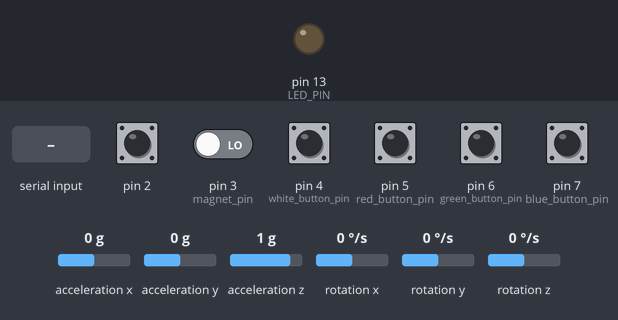
Simulated run of this sketch. Board: Arduino Pro Mini, built with avr-gcc and run on an emulated ATmega328P. Shown: output pins drawn as LEDs (lit = HIGH). Dashed ring = blinking. The inputs (shaded band) are chosen by the test bench; at power-on: pin 2 HIGH, pin 3 (magnet_pin), pin 4 (white_button_pin), pin 5 (red_button_pin), pin 6 (green_button_pin), pin 7 (blue_button_pin) LOW, rotation z 0 °/s, acceleration x 0 g, acceleration y 0 g, acceleration z 1 g, rotation x 0 °/s, rotation y 0 °/s. The sensor or clock chip raises its interrupt line as the real part does; what the sketch prints to the serial monitor is not drawn.

Above: at 0.1 s.
At 2.26 s:
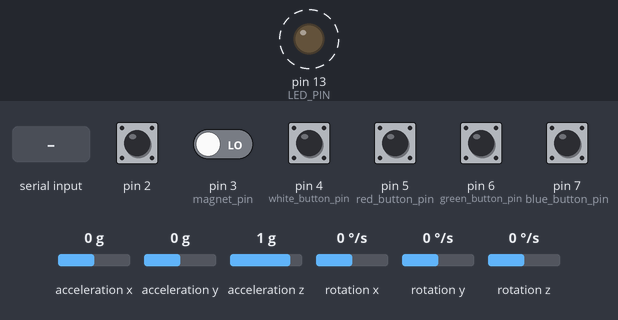
2.8 s: pin 4 (white_button_pin) pulled HIGH for 0.15 s
5.8 s: pin 5 (red_button_pin) pulled HIGH for 0.15 s
8.8 s: pin 6 (green_button_pin) pulled HIGH for 0.15 s
11.8 s: pin 7 (blue_button_pin) pulled HIGH for 0.15 s
14.8 s: byte 1 (0x01) received over Serial
17.8 s: rotation z set to -192 °/s
Timing chart, 0 to 21.8 s (numbered marks = the images above; inputs shaded):
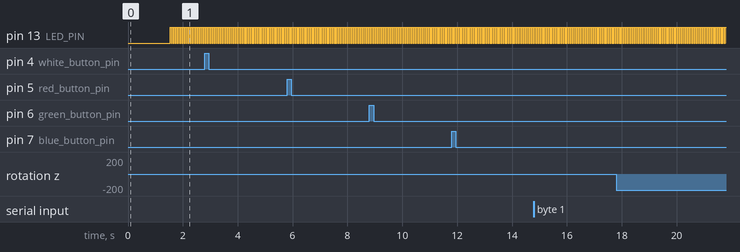

Measured:
- by itself, pin 13 (LED_PIN): alternates HIGH for 0.03 s and LOW for 0.03 s

The sketch:

spinitCombinedUpdatedGyro.ino
```cpp
// Wiring http://301o583r8shhildde3s0vcnh.wpengine.netdna-cdn.com/wp-content/uploads/2014/11/conn.png

#include "I2Cdev.h"
#include "MPU6050_6Axis_MotionApps20.h"
// in "MPU6050_6Axis_MotionApps20.h"
// I'm now using the default value on line 305 to:  0x02,   0x16,   0x02,   0x00, 0x01                // D_0_22 inv_set_fifo_rate
// Correcting the PID code fixed my issues with the fifo buffer being too fast
#include "Wire.h"

MPU6050 mpu;

// These are my MPU6050 Offset numbers: for mpu.setXGyroOffset()
// supply your own gyro offsets here, scaled for min sensitivity use MPU6050_calibration.ino <<< download to calibrate your MPU6050 put the values the probram returns below
//                       XA      YA      ZA      XG      YG      ZG
int MPUOffsets[6] = {  -4232,  -706,   1729,    173,    -94,     37}; //MPU6050 on balanceing bot
//int MPUOffsets[6] = {-24640, 20392, 1784, -62.0, 19.0, 19.0};  //MPU9055 with pro mini

#include <SoftwareSerial.h>
//#include <AltSoftSerial.h>

#define LED_PIN 13


// ================================================================
// ===                      GENERAL PURPOSE                     ===
// ================================================================

unsigned long calib_init_time;
//lets the sensor 30 seconds to get stabilized
const unsigned long calib_setup_time = 30000;
float yaw_init_val = 0, yaw_curr_val = 0, yaw_calib_val = 0;
enum State {INITIAL_CALIB_WAIT, CALIBRATION, DATA, WAIT_FOR_DATA};

const int white_button_pin = 4;
const int red_button_pin = 5;
const int green_button_pin = 6;
const int blue_button_pin = 7;

int white_button_state = 0;
int red_button_state = 0;
int green_button_state = 0;
int blue_button_state = 0;

int white_saved_state = 0;
int red_saved_state = 0;
int green_saved_state = 0;
int blue_saved_state = 0;

// ================================================================
// ===                  HALL EFFECT CONSTANTS                   ===
// ================================================================

const int magnet_pin = 3;

const unsigned long milli_seconds_in_second = 1000;
const unsigned long milli_seconds_in_minute = 60000;
const unsigned long milli_seconds_in_hour = 3600000;
const unsigned long speed_zero_threshold = 3000;

volatile unsigned long current_time = millis();
volatile unsigned long revolution_time = 0;
volatile unsigned long last_revolution_start_time = millis();
volatile unsigned long last_checked_time = millis();

volatile float kph = 0.00;
const float bicycle_wheel_circumference = 2.1206; // Circumference of bicycle wheel expressed in meters


// ================================================================
// ===                    UNITY CONNECTION                      ===
// ================================================================

byte unity_input;
State unity_state = INITIAL_CALIB_WAIT;

const int delay_time = 25;

void sendUnityIntAsBytes(int x) {
  byte high, low;
  low = x & 255;
  high = (x >> 8) & 255;
  Serial.write(high);
  Serial.write(low);
}


// ================================================================
// ===                      APP CONNECTION                      ===
// ================================================================

State app_state = WAIT_FOR_DATA;
String app_input = "";
SoftwareSerial BT(10, 11); // RX,
//AltSoftSerial BT;//RX=8 TX=9
volatile double distance_traveled = 0.0;


// ================================================================
// ===               COMPUTE SPEED INTERRUPT ROUTINE            ===
// ================================================================

 void finishedCycle()//This function is called whenever a magnet/interrupt is detected by the arduino
 {
    current_time = millis();
    revolution_time = current_time - last_revolution_start_time;

    // Compute current speed in kilometers per hour based on time it took to complete last wheel revolution
    if(revolution_time > 0){
      kph = ( milli_seconds_in_hour/revolution_time)*(bicycle_wheel_circumference/1000);
    }
    last_revolution_start_time = current_time;
    last_checked_time = current_time;

    distance_traveled += bicycle_wheel_circumference;
 }


// ================================================================
// ===          MPU6050 INTERRUPT DETECTION ROUTINE             ===
// ================================================================
volatile bool mpuInterrupt = false;     // indicates whether MPU interrupt pin has gone high
void dmpDataReady() {
  mpuInterrupt = true;
}

// ================================================================
// ===                      MPU DMP SETUP                       ===
// ================================================================
int FifoAlive = 0; // tests if the interrupt is triggering
int IsAlive = -20;     // counts interrupt start at -20 to get 20+ good values before assuming connected
// MPU control/status vars
uint8_t mpuIntStatus;   // holds actual interrupt status byte from MPU
uint8_t devStatus;      // return status after each device operation (0 = success, !0 = error)
uint16_t packetSize;    // expected DMP packet size (default is 42 bytes)
uint16_t fifoCount;     // count of all bytes currently in FIFO
uint8_t fifoBuffer[64]; // FIFO storage buffer

// orientation/motion vars
Quaternion q;           // [w, x, y, z]         quaternion container
VectorInt16 aa;         // [x, y, z]            accel sensor measurements
VectorInt16 aaReal;     // [x, y, z]            gravity-free accel sensor measurements
VectorInt16 aaWorld;    // [x, y, z]            world-frame accel sensor measurements
VectorFloat gravity;    // [x, y, z]            gravity vector
float euler[3];         // [psi, theta, phi]    Euler angle container
float ypr[3];           // [yaw, pitch, roll]   yaw/pitch/roll container and gravity vector
float Yaw, Pitch, Roll; // in degrees


void MPU6050Connect() {
  static int MPUInitCntr = 0;
  // initialize device
  mpu.initialize(); // same
  // load and configure the DMP
  devStatus = mpu.dmpInitialize();// same

  if (devStatus != 0) {
    // ERROR!
    // 1 = initial memory load failed
    // 2 = DMP configuration updates failed
    // (if it's going to break, usually the code will be 1)

    char * StatStr[5] { "No Error", "initial memory load failed", "DMP configuration updates failed", "3", "4"};

    MPUInitCntr++;

    Serial.print(F("MPU connection Try #"));
    Serial.println(MPUInitCntr);
    Serial.print(F("DMP Initialization failed (code "));
    Serial.print(StatStr[devStatus]);
    Serial.println(F(")"));

    if (MPUInitCntr >= 10) return; //only try 10 times
    delay(1000);
    MPU6050Connect(); // Lets try again
    return;
  }

  mpu.setXAccelOffset(MPUOffsets[0]);
  mpu.setYAccelOffset(MPUOffsets[1]);
  mpu.setZAccelOffset(MPUOffsets[2]);
  mpu.setXGyroOffset(MPUOffsets[3]);
  mpu.setYGyroOffset(MPUOffsets[4]);
  mpu.setZGyroOffset(MPUOffsets[5]);

  //Serial.println(F("Enabling DMP..."));
  mpu.setDMPEnabled(true);
  // enable Arduino interrupt detection

  //Serial.println(F("Enabling interrupt detection (Arduino external interrupt pin 2 on the Uno)..."));
  attachInterrupt(0, dmpDataReady, FALLING); //pin 2 on the Uno

  mpuIntStatus = mpu.getIntStatus(); // Same
  // get expected DMP packet size for later comparison
  packetSize = mpu.dmpGetFIFOPacketSize();
  delay(1000); // Let it Stabalize
  mpu.resetFIFO(); // Clear fifo buffer
  mpu.getIntStatus();
  mpuInterrupt = false; // wait for next interrupt
}

// ================================================================
// ===                      i2c SETUP Items                     ===
// ================================================================
void i2cSetup() {
  // join I2C bus (I2Cdev library doesn't do this automatically)
#if I2CDEV_IMPLEMENTATION == I2CDEV_ARDUINO_WIRE
  Wire.begin();
  TWBR = 24; // 400kHz I2C clock (200kHz if CPU is 8MHz)
#elif I2CDEV_IMPLEMENTATION == I2CDEV_BUILTIN_FASTWIRE
  Fastwire::setup(400, true);
#endif
}


// ================================================================
// ===              MPU GETTING DATA FUNCTIONS                  ===
// ================================================================

void GetDMP() { // Best version I have made so far
  // Serial.println(F("FIFO interrupt at:"));
  // Serial.println(micros());

  //Serial.println("here1");
  mpuInterrupt = false;
  FifoAlive = 1;
  fifoCount = mpu.getFIFOCount();
  //Serial.println("here2");
  /*
  fifoCount is a 16-bit unsigned value. Indicates the number of bytes stored in the FIFO buffer.
  This number is in turn the number of bytes that can be read from the FIFO buffer and it is
  directly proportional to the number of samples available given the set of sensor data bound
  to be stored in the FIFO
  */

  // PacketSize = 42; refference in MPU6050_6Axis_MotionApps20.h Line 527
  // FIFO Buffer Size = 1024;
  uint16_t MaxPackets = 20;// 20*42=840 leaving us with  2 Packets (out of a total of 24 packets) left before we overflow.
  // If we overflow the entire FIFO buffer will be corrupt and we must discard it!

  // At this point in the code FIFO Packets should be at 1 99% of the time if not we need to look to see where we are skipping samples.
  if ((fifoCount % packetSize) || (fifoCount > (packetSize * MaxPackets)) || (fifoCount < packetSize)) { // we have failed Reset and wait till next time!
    //Serial.println("here3");
    digitalWrite(LED_PIN, LOW); // lets turn off the blinking light so we can see we are failing.
    //Serial.println(F("Reset FIFO"));
    //if (fifoCount % packetSize) Serial.print(F("\t Packet corruption")); // fifoCount / packetSize returns a remainder... Not good! This should never happen if all is well.
    //Serial.print(F("\tfifoCount ")); Serial.print(fifoCount);
    //Serial.print(F("\tpacketSize ")); Serial.print(packetSize);

    mpuIntStatus = mpu.getIntStatus(); // reads MPU6050_RA_INT_STATUS       0x3A
    //Serial.println("here4");

    //Serial.print(F("\tMPU Int Status ")); Serial.print(mpuIntStatus , BIN);
    // MPU6050_RA_INT_STATUS       0x3A
    //
    // Bit7, Bit6, Bit5, Bit4          , Bit3       , Bit2, Bit1, Bit0
    // ----, ----, ----, FIFO_OFLOW_INT, I2C_MST_INT, ----, ----, DATA_RDY_INT

    /*
    Bit4 FIFO_OFLOW_INT: This bit automatically sets to 1 when a FIFO buffer overflow interrupt has been generated.
    Bit3 I2C_MST_INT: This bit automatically sets to 1 when an I2C Master interrupt has been generated. For a list of I2C Master interrupts, please refer to Register 54.
    Bit1 DATA_RDY_INT This bit automatically sets to 1 when a Data Ready interrupt is generated.
    */
    if (mpuIntStatus & B10000) { //FIFO_OFLOW_INT
      //Serial.print(F("\tFIFO buffer overflow interrupt "));
    }
    if (mpuIntStatus & B1000) { //I2C_MST_INT
      //Serial.print(F("\tSlave I2c Device Status Int "));
    }
    if (mpuIntStatus & B1) { //DATA_RDY_INT
      //Serial.print(F("\tData Ready interrupt "));
    }
    //Serial.println();
    //I2C_MST_STATUS
    //PASS_THROUGH, I2C_SLV4_DONE,I2C_LOST_ARB,I2C_SLV4_NACK,I2C_SLV3_NACK,I2C_SLV2_NACK,I2C_SLV1_NACK,I2C_SLV0_NACK,
    mpu.resetFIFO();// clear the buffer and start over
    //Serial.println("here5");
    mpu.getIntStatus(); // make sure status is cleared we will read it again.
    //Serial.println("here6");
  } else {
    //Serial.println("here7");
    while (fifoCount  >= packetSize) { // Get the packets until we have the latest!
      //Serial.println("here8");
      if (fifoCount < packetSize) break; // Something is left over and we don't want it!!!
      mpu.getFIFOBytes(fifoBuffer, packetSize); // lets do the magic and get the data
      //Serial.println("here9");
      fifoCount -= packetSize;
    }
    MPUMath(); // <<<<<<<<<<<<<<<<<<<<<<<<<<<< On success MPUMath() <<<<<<<<<<<<<<<<<<<
    digitalWrite(LED_PIN, !digitalRead(LED_PIN)); // Blink the Light
    //Serial.println("here10");
    if (fifoCount > 0) mpu.resetFIFO(); // clean up any leftovers Should never happen! but lets start fresh if we need to. this should never happen.
    //Serial.println("here11");
  }
}


void MPUMath() {
  mpu.dmpGetQuaternion(&q, fifoBuffer);
  mpu.dmpGetGravity(&gravity, &q);
  mpu.dmpGetYawPitchRoll(ypr, &q, &gravity);
  Yaw = (ypr[0] * 180 / M_PI);
  Pitch = (ypr[1] * 180 / M_PI);
  Roll = (ypr[2] * 180 / M_PI);
}


// ================================================================
// ===                      INITIAL SETUP                       ===
// ================================================================


void setup() {
  //Serial connection part (with unity):
  Serial.begin(9600);
  while (!Serial);
  while (Serial.available() && Serial.read()); // empty buffer

  //MPU6050 part:
  i2cSetup();
  MPU6050Connect();
  pinMode(LED_PIN, OUTPUT); // LED Blinks when you are recieving FIFO packets from your MPU6050

  //hall effect sensor part:
  attachInterrupt(digitalPinToInterrupt(magnet_pin), finishedCycle, RISING);//Initialize the intterrupt pin (Arduino digital pin 3)
  pinMode(magnet_pin, INPUT);

  //buttons part:
  pinMode(white_button_pin, INPUT);
  pinMode(red_button_pin, INPUT);
  pinMode(green_button_pin, INPUT);
  pinMode(blue_button_pin, INPUT);

  //app part (bluetooth):
  BT.begin(9600); // HC-06 Usually default baud-rate
  while (BT.available() && BT.read()); // empty buffer
}


// ================================================================
// ===                    MAIN PROGRAM LOOP                     ===
// ================================================================

void loop() {
  if (mpuInterrupt ) { // wait for MPU interrupt or extra packet(s) available
    GetDMP(); // Gets the MPU Data and canculates angles
  }

    white_button_state = digitalRead(white_button_pin);
    red_button_state = digitalRead(red_button_pin);
    green_button_state = digitalRead(green_button_pin);
    blue_button_state = digitalRead(blue_button_pin);

    if(white_button_state == HIGH && white_saved_state == LOW){
      Serial.write(0x03);
    }
    if(red_button_state == HIGH && red_saved_state == LOW){
      Serial.write(0x04);
    }
    if(green_button_state == HIGH && green_saved_state == LOW){
      Serial.write(0x05);
    }
    if(blue_button_state == HIGH && blue_saved_state == LOW){
      Serial.write(0x06);
    }

    if(white_button_state == LOW && white_saved_state == HIGH){
      Serial.write(0xFC);
    }
    if(red_button_state == LOW && red_saved_state == HIGH){
      Serial.write(0xFB);
    }
    if(green_button_state == LOW && green_saved_state == HIGH){
      Serial.write(0xFA);
    }
    if(blue_button_state == LOW && blue_saved_state == HIGH){
      Serial.write(0xF9);
    }

    white_saved_state = white_button_state;
    red_saved_state = red_button_state;
    green_saved_state = green_button_state;
    blue_saved_state = blue_button_state;

    if(Serial.available()){
      //check if there are commands from unity
      unity_input = Serial.read();
      if(unity_input == 0x00){
        //if recieved a calibrating command

        if(unity_state == INITIAL_CALIB_WAIT){
          calib_init_time = millis();
          unity_state = CALIBRATION;
        }
        else{
          Serial.write(0x00);
          unity_state = WAIT_FOR_DATA;
        }
      }
      if(unity_input == 0x01){
        //if recieved a 'send data' command
        unity_state = DATA;
      }
    }

    if(BT.available()){
      while(BT.available()){
        delay(10); // Delay added to make thing stable
        char c = BT.read();
        app_input += c; // Build the string.
      }
      if(app_input == "data"){
        app_state = DATA;
        distance_traveled = 0.0;
      }
      else if(app_input == "end"){
        app_state = WAIT_FOR_DATA;
      }
      app_input = "";
    }

    //hall effect part:
    current_time = millis();
    if((current_time - last_checked_time) > speed_zero_threshold){
      //if more than 3 seconds there has not been a cycle, the speed is probably 0.
      kph = 0;
    }

    if(unity_state == CALIBRATION && ((millis() - calib_init_time) > calib_setup_time) ){
            yaw_init_val = Yaw;
            Serial.write(0x00);
            unity_state = WAIT_FOR_DATA;
    }

    if(unity_state == DATA){
            yaw_curr_val = Yaw;
            if(yaw_curr_val >= max((yaw_init_val - 180), -180) && yaw_curr_val <= min(180, (yaw_init_val + 180))){
              yaw_calib_val = yaw_curr_val - yaw_init_val;
            }
            if(yaw_curr_val >= -180 && yaw_curr_val <= max((yaw_init_val - 180), -180)){
              yaw_calib_val = 360 - yaw_init_val + yaw_curr_val;
            }
            if(yaw_curr_val >= min(180, (yaw_init_val + 180)) && yaw_curr_val <= 180){
              yaw_calib_val = yaw_curr_val - 360 - yaw_init_val;
            }

            Serial.write(0x02);
            sendUnityIntAsBytes((int)kph);
            Serial.write(0x01);
            sendUnityIntAsBytes((int)yaw_calib_val);
    }

    if(app_state == DATA){
      BT.print("D");
      BT.print((int)distance_traveled);
      BT.print("S");
      BT.print((int)kph);
    }

    delay(delay_time);
}
```
